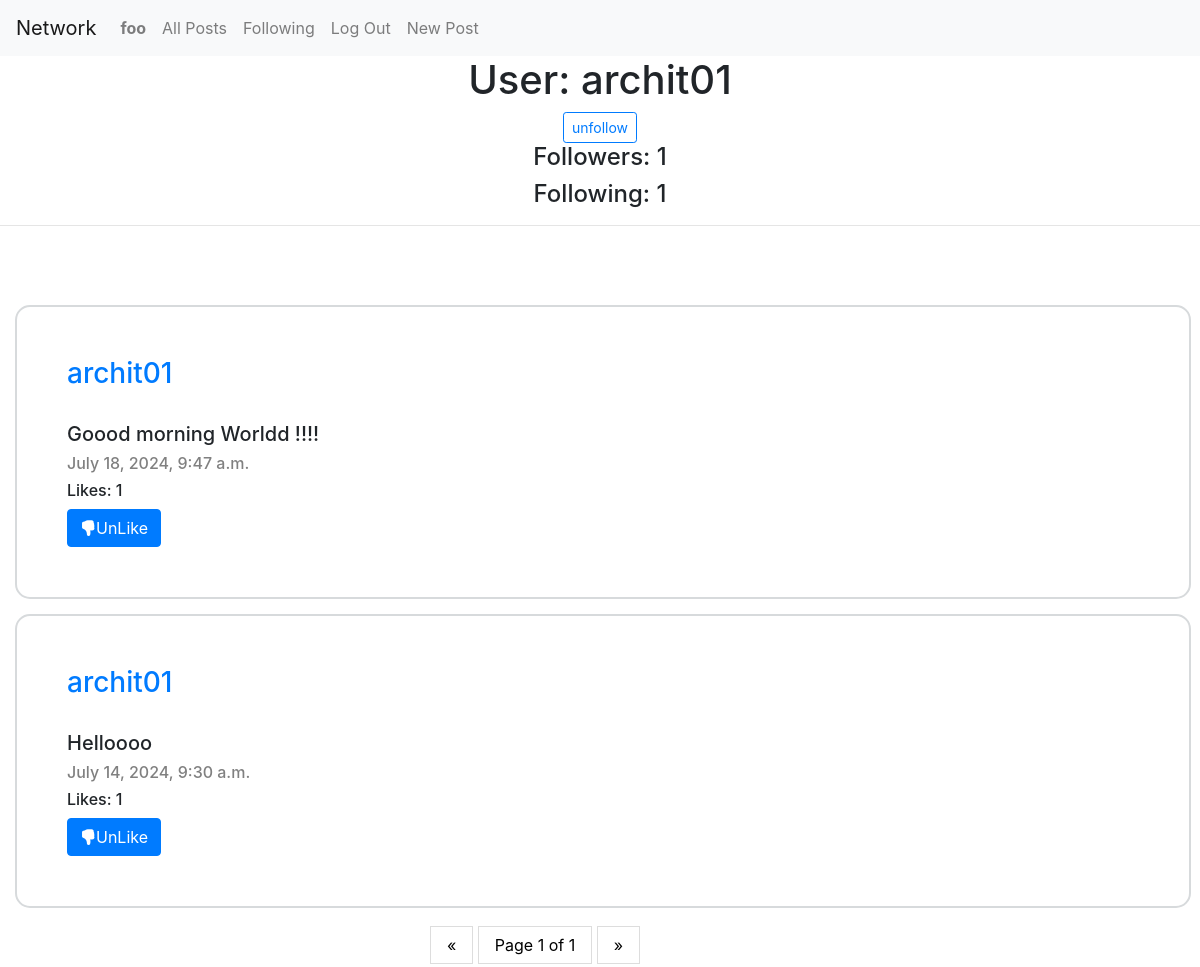
The app's page /profile/archit01 (signed in) with its own data.
### network/models.py (models this page shows, shortened)
class User(AbstractUser):
    pass

class Post(models.Model):
    user = models.ForeignKey("User", on_delete=models.CASCADE, related_name="post")
    content = models.TextField(blank=True)
    timestamp = models.DateTimeField(auto_now_add=True)

### network/views.py (the view, shortened to what this page needs)
# urls.py: path("profile/<str:name>", views.profile, name="profile"),
@login_required
def profile(request, name):
    likes = Like.objects.filter(user = request.user)
    liked_post = []
    for like in likes:
        liked_post.append(like.post)
    user = User.objects.get(username = name)
    posts = Post.objects.filter(user = user.id).order_by('-timestamp')
    paginator = Paginator(posts, 10)
    page_number = request.GET.get('page')
    page_obj = paginator.get_page(page_number)
    followers = Followers.objects.filter(followers = user.id).count()
    following = Followers.objects.filter(user = user.id).count()
    follows = Followers.objects.filter(user = request.user)
    action = "follow"
    for follow in follows:
        if follow.followers.username == name:
            action = 'unfollow'
    return render(request, "network/profile.html",{
        "name":name,
        "posts":page_obj,
        "followers":followers,
        "following":following,
        "action":action,
        "username":request.user.username,
        "liked_post":liked_post
    })

### network/templates/network/profile.html (shortened to what this page needs)
{% extends "network/layout.html" %}
{% load static %}
{% block body %}
    <h1 style="text-align: center;">User: {{ name }}</h1>
    {% if username != name %}
        <form method="post" style="text-align: center;">
            <button class="btn btn-sm btn-outline-primary" style="text-align: center;">{{ action }}</button>
        </form>
    {% endif %}
    <h4 style="text-align: center;">Followers: {{ followers }}</h4>
    <h4 style="text-align: center;">Following: {{ following }}</h4>
    <hr>
    <br>
    <br>
    {% for post in posts %}
        <div class="block">
            <a href="{% url 'profile' post.user %}"><h3>{{ post.user }}</h3></a>
            <br>
            <h5 id="content">{{ post.content }}</h5>
            <h6 style="color: grey;">{{ post.timestamp }}</h6>
            <h6 id="count">Likes: {{ post.likedPost.count }}</h6>
            {% if user == post.user %}
                <button id="edit" class="btn btn-primary" data-identity="{{post.id}}">Edit</button>
            {% else %}
                {% if post in liked_post %}
                    <button id="like" class="btn btn-primary" data-id="{{ post.id }}" data-post="unlike"><i class="bi bi-hand-thumbs-down-fill"></i>UnLike</button>
                {% else %}
                    <button id="like" class="btn btn-primary" data-id="{{ post.id }}" data-post="like"><i class="bi bi-hand-thumbs-up-fill"></i>Like</button>
                {% endif %}
            {% endif %}
        </div>
    {% endfor %}
    <div class="center">
        <div class="pagination">
            <span class="step-links">
                {% if posts.has_previous %}
                    <a href="?page=1">&laquo; first</a>
                    <a href="?page={{ posts.previous_page_number }}">previous</a>
                {% else %}
                    <a href="#">&laquo;</a>
                {% endif %}
                <span class="current">
                    <a href="?page={{ posts.number }}">Page {{ posts.number }} of {{ posts.paginator.num_pages }}</a>
                </span>
                {% if posts.has_next %}
                    <a href="?page={{ posts.next_page_number }}">next</a>
                    <a href="?page={{ posts.paginator.num_pages }}">last &raquo;</a>
                {% else %}
                    <a href="#">&raquo;</a>
                {% endif %}
            </span>
        </div>
    </div>
{% endblock %}

### network/templates/network/layout.html (shortened to what this page needs)
{% load static %}
<!DOCTYPE html>
<html lang="en">
    <head>
        <link rel="stylesheet" href="https://stackpath.bootstrapcdn.com/bootstrap/4.4.1/css/bootstrap.min.css">
        <link href="{% static 'network/styles.css' %}" rel="stylesheet">
        <link rel="stylesheet" href="https://cdn.jsdelivr.net/npm/bootstrap-icons@1.11.3/font/bootstrap-icons.min.css">
    </head>
    <body>
        <nav class="navbar navbar-expand-lg navbar-light bg-light">
            <a class="navbar-brand" href="#">Network</a>
            <div>
              <ul class="navbar-nav mr-auto">
                {% if user.is_authenticated %}
                    <li class="nav-item">
                        <a class="nav-link" href="{% url 'profile' user.username %}"><strong>{{ user.username }}</strong></a>
                    </li>
                {% endif %}
                <li class="nav-item">
                  <a class="nav-link" href="{% url 'index' %}">All Posts</a>
                </li>
                {% if user.is_authenticated %}
                    <li class="nav-item">
                        <a class="nav-link" href="{% url 'following' %}">Following</a>
                    </li>
                    <li class="nav-item">
                        <a class="nav-link" href="{% url 'logout' %}">Log Out</a>
                    </li>
                    <li class="nav-item">
                        <a class="nav-link" href="{% url 'new' %}">New Post</a>
                    </li>
                {% endif %}
              </ul>
            </div>
          </nav>
        <div class="body">
            {% block body %}
            {% endblock %}
        </div>
    </body>
</html>

### network/static/network/styles.css (style rules this page uses)
.block { width: 98%; border: 2px solid #D7DADC; padding: 50px; margin: 15px; border-radius: 15px; }
.center { margin: auto; width: 30%; padding: 10px; }
.pagination a { color: black; float: center; padding: 8px 16px; text-decoration: none; transition: background-color .3s; border: 1px solid #ddd; }

### records on screen
User: username "foo"
User: username "archit01"
Post: user "archit01", content "Goood morning Worldd !!!!", timestamp "July 18, 2024, 9:47 a.m.", likedPost.count "1"
Post: user "archit01", content "Helloooo", timestamp "July 14, 2024, 9:30 a.m.", likedPost.count "1"

### other values on screen
{{ action }} "unfollow"
{{ followers }} "1"
{{ following }} "1"
{{ posts.number }} "1"
{{ posts.paginator.num_pages }} "1"
